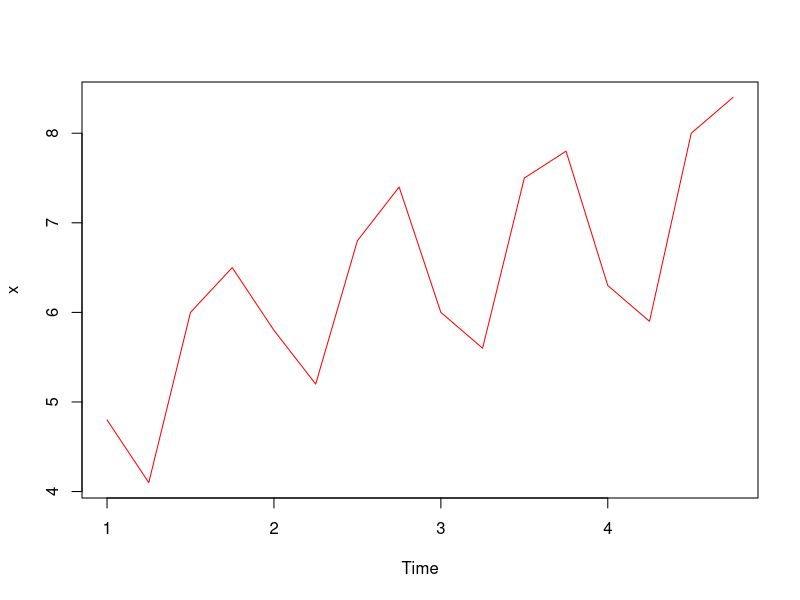
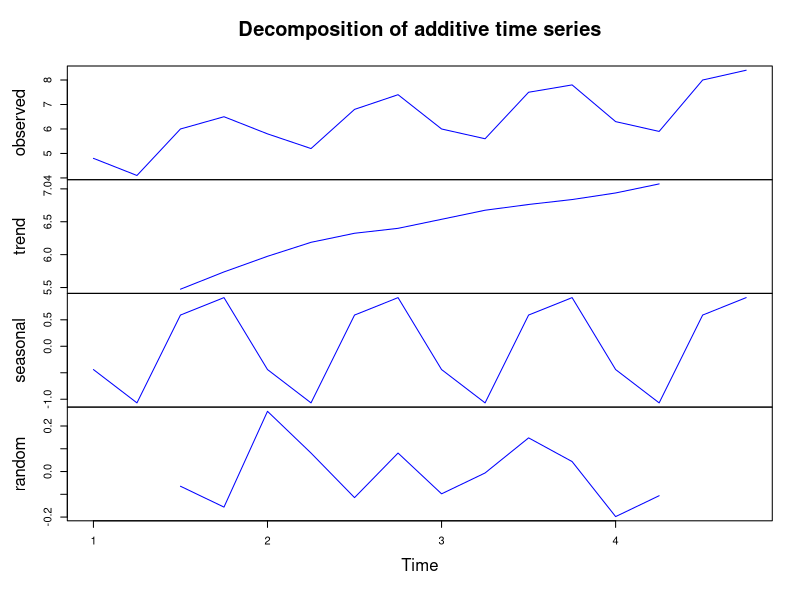
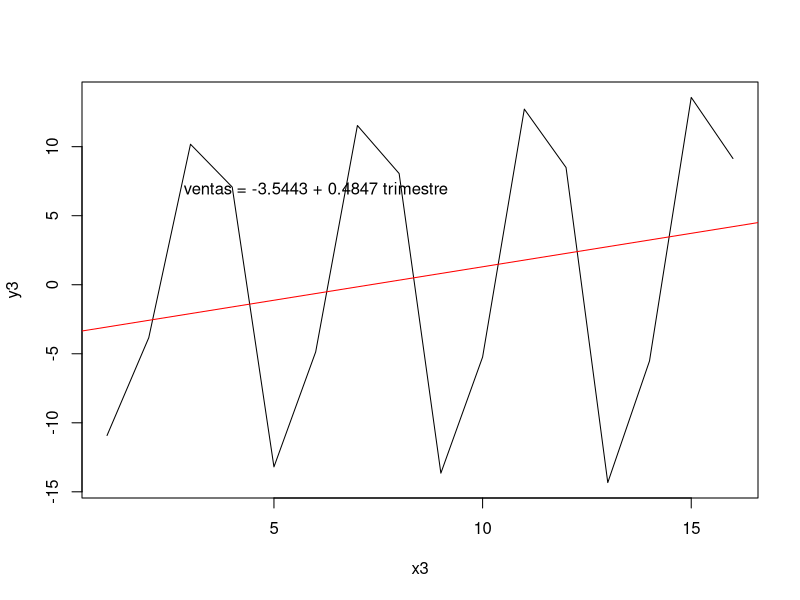
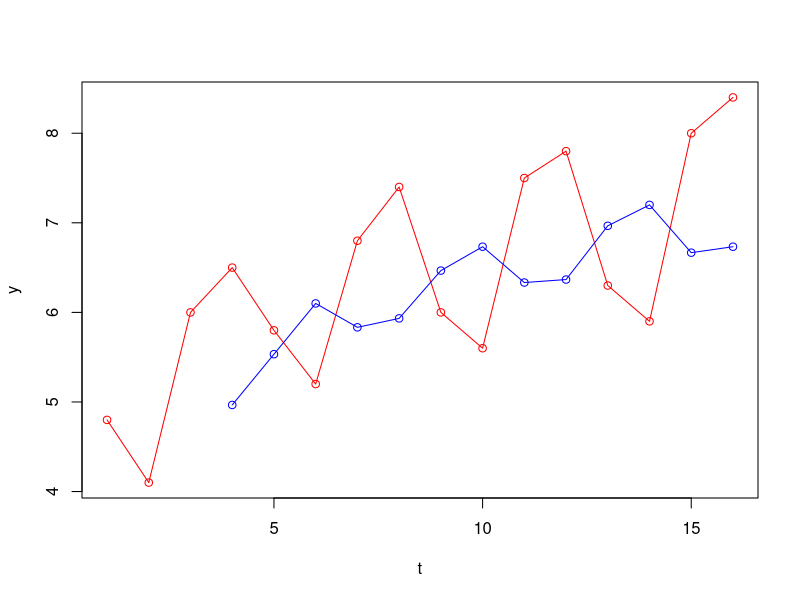
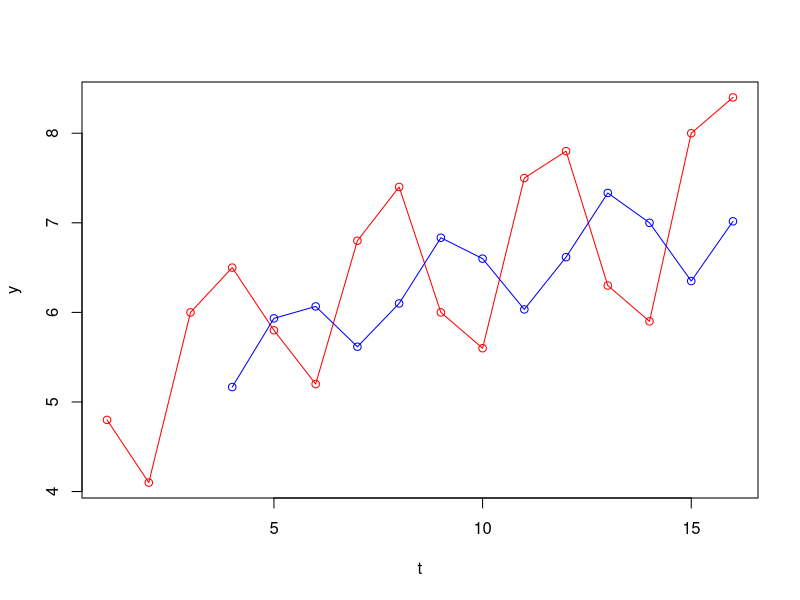
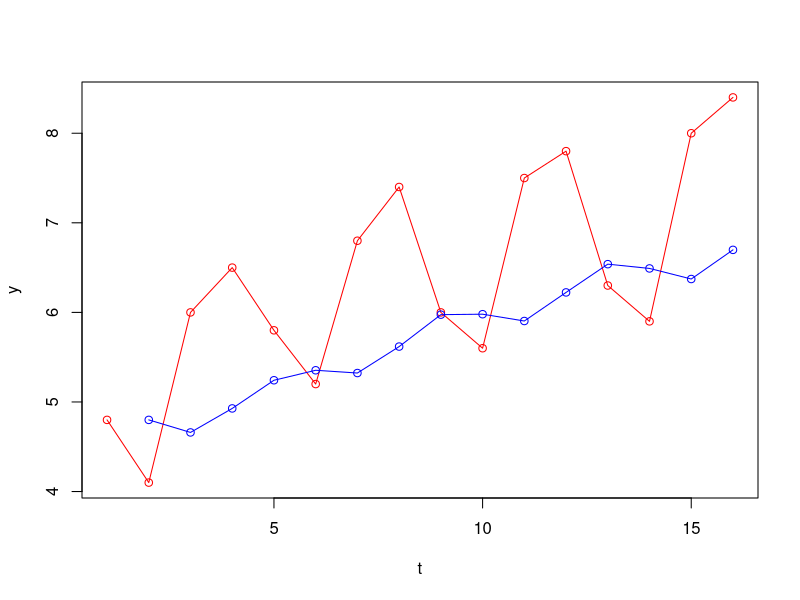

These figures' R source, in order:
## ---- chunk 1
knitr::opts_chunk$set(echo = TRUE)
## ---- chunk 2
t = c(1, 2, 3, 4, 5, 6, 7, 8, 9, 10, 11, 12, 13, 14, 15, 16)
ventas = c(4.8, 4.1, 6, 6.5, 5.8, 5.2, 6.8, 7.4, 6, 5.6, 7.5, 7.8, 6.3, 5.9, 8, 8.4)
y = ventas
n = 16
## ---- chunk 3
x= ts(ventas, frequency = 4, start(c(2016,1)))
plot.ts(x, col = "red")
T = decompose(x)
plot(T, col ="blue")
## ---- chunk 4
T$seasonal
## ---- chunk 5
ventas_desestacionalizadas = (T$x)/(T$seasonal)
x3 = 1:16
y3 = ventas_desestacionalizadas
N3 = lm(y3~x3)
N3
plot(x3, y3, type = "l")
abline(N3, col = "red")
text(6, 7, "ventas = -3.5443 + 0.4847 trimestre")
## ---- chunk 6
f = function(x) {-3.5443 + 0.4847*x}
# Los ídices estacionales son: 
a1 = T$seasonal[1]
a2 = T$seasonal[2]
a3 = T$seasonal[3]
a4 = T$seasonal[4];
f(17)*a1*1000
f(18)*a2*1000
f(19)*a3*1000
f(20)*a4*1000
## ---- chunk 7
p = NA
e = NA
for(i in 1:(n-3)){p[i+3]=(y[i]+y[i+1]+y[i+2])/3; e[i+3] = p[i+3] - y[i+3]}
## ---- chunk 8
# Utiliza data.frame() para organizar una tabla:
T=data.frame(t,p,y,e^2)
# Calcula el cuadrado medio del errores sin NA:
CME=mean(e^2,na.rm=TRUE)
## ---- chunk 9
# Utiliza plot() para graficar:
plot(t, y, type="o", col="red")
x = (3+1):n
lines(x,p[x],type="o",col="blue")
## ---- chunk 10
p2 = NA
e2 = NA
y = ventas
for(i in 1:(n-3)){p2[i+3]=(1/6)*y[i]+(2/6)*y[i+1]+(3/6)*y[i+2];
e2[i+3] = p2[i+3] - y[i+3]}
## ---- chunk 11
# Utiliza data.frame() para organizar una tabla:
T2=data.frame(t,p2,y,e2^2)
# Calcula el cuadrado medio del errores sin NA:
CME2=mean(e2^2,na.rm=TRUE)
## ---- chunk 12
# Utiliza plot() para graficar:
plot(t, y, type="o", col="red")
x = (3+1):n
lines(x,p2[x],type="o",col="blue")
## ---- chunk 13
p3 = NA
e3 = NA
p3[1]=y[1]
a=.2
y=ventas
for(i in 2:n){p3[i]=a*y[i-1]+(1-a)*p3[i-1];e3[i] = y[i]- p3[i]}
## ---- chunk 14
# Utiliza data.frame() para organizar una tabla:
T3 = data.frame(t,p3,y,e3^2)
# Calcula el cuadrado medio del errores sin NA:
CME3 = mean(e3^2,na.rm=TRUE)
## ---- chunk 15
# Utiliza plot() para graficar:
plot(t, y, type="o", col="red")
x = 2:n
lines(x,p3[x],type="o",col="blue")
